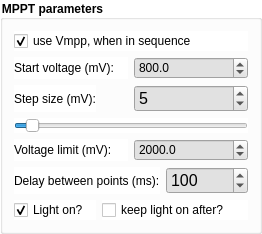
             <widget class="QGroupBox" name="groupBox_MPPTParam">
              <property name="palette">
               <palette>
                <active>
                 <colorrole role="Button">
                  <brush brushstyle="SolidPattern">
                   <color alpha="255">
                    <red>255</red>
                    <green>255</green>
                    <blue>255</blue>
                   </color>
                  </brush>
                 </colorrole>
                 <colorrole role="Base">
                  <brush brushstyle="SolidPattern">
                   <color alpha="255">
                    <red>255</red>
                    <green>255</green>
                    <blue>255</blue>
                   </color>
                  </brush>
                 </colorrole>
                 <colorrole role="Window">
                  <brush brushstyle="SolidPattern">
                   <color alpha="255">
                    <red>255</red>
                    <green>255</green>
                    <blue>255</blue>
                   </color>
                  </brush>
                 </colorrole>
                </active>
                <inactive>
                 <colorrole role="Button">
                  <brush brushstyle="SolidPattern">
                   <color alpha="255">
                    <red>255</red>
                    <green>255</green>
                    <blue>255</blue>
                   </color>
                  </brush>
                 </colorrole>
                 <colorrole role="Base">
                  <brush brushstyle="SolidPattern">
                   <color alpha="255">
                    <red>255</red>
                    <green>255</green>
                    <blue>255</blue>
                   </color>
                  </brush>
                 </colorrole>
                 <colorrole role="Window">
                  <brush brushstyle="SolidPattern">
                   <color alpha="255">
                    <red>255</red>
                    <green>255</green>
                    <blue>255</blue>
                   </color>
                  </brush>
                 </colorrole>
                </inactive>
                <disabled>
                 <colorrole role="Button">
                  <brush brushstyle="SolidPattern">
                   <color alpha="255">
                    <red>255</red>
                    <green>255</green>
                    <blue>255</blue>
                   </color>
                  </brush>
                 </colorrole>
                 <colorrole role="Base">
                  <brush brushstyle="SolidPattern">
                   <color alpha="255">
                    <red>255</red>
                    <green>255</green>
                    <blue>255</blue>
                   </color>
                  </brush>
                 </colorrole>
                 <colorrole role="Window">
                  <brush brushstyle="SolidPattern">
                   <color alpha="255">
                    <red>255</red>
                    <green>255</green>
                    <blue>255</blue>
                   </color>
                  </brush>
                 </colorrole>
                </disabled>
               </palette>
              </property>
              <property name="font">
               <font>
                <weight>75</weight>
                <bold>true</bold>
               </font>
              </property>
              <property name="cursor">
               <cursorShape>ArrowCursor</cursorShape>
              </property>
              <property name="autoFillBackground">
               <bool>false</bool>
              </property>
              <property name="styleSheet">
               <string notr="true">background-color: rgb(255, 255, 255);</string>
              </property>
              <property name="title">
               <string>MPPT parameters</string>
              </property>
              <property name="flat">
               <bool>false</bool>
              </property>
              <property name="checkable">
               <bool>false</bool>
              </property>
              <layout class="QGridLayout" name="gridLayout_5">
               <item row="2" column="2" colspan="2">
                <widget class="QSpinBox" name="spinBox_MPPTstepsize">
                 <property name="sizePolicy">
                  <sizepolicy hsizetype="Minimum" vsizetype="Maximum">
                   <horstretch>0</horstretch>
                   <verstretch>0</verstretch>
                  </sizepolicy>
                 </property>
                 <property name="font">
                  <font>
                   <pointsize>12</pointsize>
                  </font>
                 </property>
                 <property name="styleSheet">
                  <string notr="true">background-color: rgb(225, 225, 225);</string>
                 </property>
                 <property name="maximum">
                  <number>100</number>
                 </property>
                 <property name="value">
                  <number>5</number>
                 </property>
                </widget>
               </item>
               <item row="6" column="0">
                <widget class="QCheckBox" name="checkBox_MPPTlighton">
                 <property name="text">
                  <string>Light on?</string>
                 </property>
                 <property name="checked">
                  <bool>true</bool>
                 </property>
                </widget>
               </item>
               <item row="5" column="3">
                <widget class="QDoubleSpinBox" name="doubleSpinBox_MPPTdelaypoints">
                 <property name="sizePolicy">
                  <sizepolicy hsizetype="Minimum" vsizetype="Maximum">
                   <horstretch>0</horstretch>
                   <verstretch>0</verstretch>
                  </sizepolicy>
                 </property>
                 <property name="font">
                  <font>
                   <pointsize>12</pointsize>
                  </font>
                 </property>
                 <property name="styleSheet">
                  <string notr="true">background-color: rgb(225, 225, 225);</string>
                 </property>
                 <property name="decimals">
                  <number>0</number>
                 </property>
                 <property name="maximum">
                  <double>9999999.000000000000000</double>
                 </property>
                 <property name="value">
                  <double>100.000000000000000</double>
                 </property>
                </widget>
               </item>
               <item row="5" column="0" colspan="3">
                <widget class="QLabel" name="label_23">
                 <property name="text">
                  <string>Delay between points (ms):</string>
                 </property>
                </widget>
               </item>
               <item row="2" column="0">
                <widget class="QLabel" name="label_21">
                 <property name="text">
                  <string>Step size (mV):</string>
                 </property>
                </widget>
               </item>
               <item row="1" column="2" colspan="2">
                <widget class="QDoubleSpinBox" name="doubleSpinBox_MPPTstartvoltage">
                 <property name="styleSheet">
                  <string notr="true">background-color: rgb(225, 225, 225);</string>
                 </property>
                 <property name="decimals">
                  <number>1</number>
                 </property>
                 <property name="minimum">
                  <double>-10000.000000000000000</double>
                 </property>
                 <property name="maximum">
                  <double>10000.000000000000000</double>
                 </property>
                 <property name="value">
                  <double>800.000000000000000</double>
                 </property>
                </widget>
               </item>
               <item row="4" column="2" colspan="2">
                <widget class="QDoubleSpinBox" name="doubleSpinBox_MPPTvoltagelimit">
                 <property name="styleSheet">
                  <string notr="true">background-color: rgb(225, 225, 225);</string>
                 </property>
                 <property name="decimals">
                  <number>1</number>
                 </property>
                 <property name="maximum">
                  <double>100000.000000000000000</double>
                 </property>
                 <property name="value">
                  <double>2000.000000000000000</double>
                 </property>
                </widget>
               </item>
               <item row="4" column="0" colspan="2">
                <widget class="QLabel" name="label_22">
                 <property name="text">
                  <string>Voltage limit (mV):</string>
                 </property>
                </widget>
               </item>
               <item row="1" column="0" colspan="2">
                <widget class="QLabel" name="label_20">
                 <property name="text">
                  <string>Start voltage (mV):</string>
                 </property>
                </widget>
               </item>
               <item row="3" column="0" colspan="4">
                <widget class="QSlider" name="horizontalSlider_MPPTstepsize">
                 <property name="maximum">
                  <number>100</number>
                 </property>
                 <property name="value">
                  <number>5</number>
                 </property>
                 <property name="tracking">
                  <bool>true</bool>
                 </property>
                 <property name="orientation">
                  <enum>Qt::Horizontal</enum>
                 </property>
                </widget>
               </item>
               <item row="6" column="1" colspan="3">
                <widget class="QCheckBox" name="checkBox_MPPTlightonafter">
                 <property name="text">
                  <string>keep light on after?</string>
                 </property>
                </widget>
               </item>
               <item row="0" column="0" colspan="4">
                <widget class="QCheckBox" name="checkBox_MPPTuseVmpp">
                 <property name="text">
                  <string>use Vmpp, when in sequence</string>
                 </property>
                 <property name="checked">
                  <bool>true</bool>
                 </property>
                </widget>
               </item>
              </layout>
             </widget>
